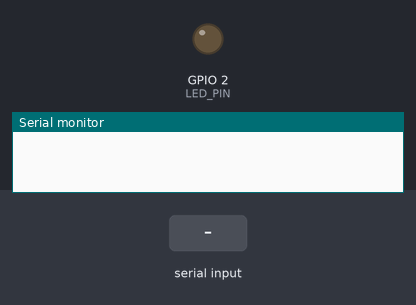
The sketch below on a simulated ESP32. On the bench: output pins drawn as LEDs (lit = HIGH), the last lines printed to the serial monitor. Dashed ring = blinking. The test bench sets the inputs (shaded band).

Above: at 0.0 s.
At 1.25 s:
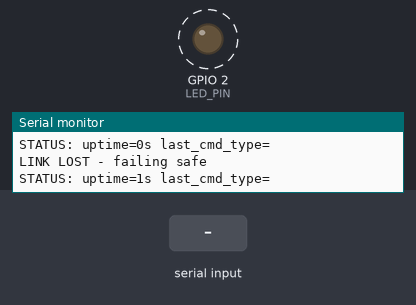
1.3 s: "THROTTLE 90\n" received over Serial
At 1.7 s:
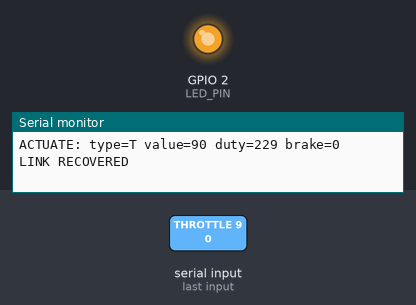
4.3 s: "PING\n" received over Serial
7.3 s: "STEER\n" received over Serial
Timing chart, 0 to 16.3 s (numbered marks = the images above; inputs shaded):
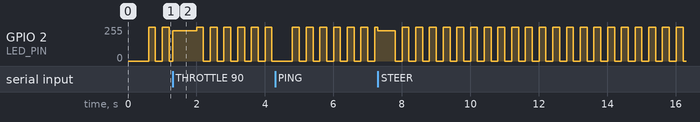

Measured:
- by itself, GPIO 2 (LED_PIN): repeats every 0.40 s: 0/255 0.20 s, 255/255 0.20 s

The sketch:

main.ino
```cpp
#include "Uart.h"
#include "command_prase.h"
#include "shared.h"
#include "command_rx_task.h"
#include "actuate_task.h"
#include "watchdog_task.h"
#include "status_task.h"

QueueHandle_t commandQueue;
SemaphoreHandle_t stateMutex;
Command_t last_valid_command;
unsigned long last_command_time = 0;
bool brake_active = false;
int current_throttle = 0;


void setup() {
    UART_Init(115200);
    commandQueue = xQueueCreate(10, sizeof(Command_t));
    stateMutex = xSemaphoreCreateMutex();

    if (commandQueue == NULL) UART_Display("QUEUE CREATE FAILED");
    if (stateMutex == NULL) UART_Display("MUTEX CREATE FAILED");

    ledcAttach(2, 5000, 8);

    xTaskCreate(COMMAND_RX_Task, "COMMAND_RX", 2048, NULL, 4, NULL);
    xTaskCreate(ACTUATE_Task, "ACTUATE", 2048, NULL, 3, NULL);
    xTaskCreate(WATCHDOG_Task, "WATCHDOG", 2048, NULL, 2, NULL);
    xTaskCreate(STATUS_Task,   "STATUS",   2048, NULL, 1, NULL);
}

void loop() {
}
```

Uart.cpp
```cpp
#include "Uart.h"
#include <Arduino.h>

void UART_Init(unsigned long baud) {
    Serial.begin(baud); // set the speed of read and write
}

size_t UART_GetLine(char *buffer, size_t maxLen) {
    size_t idx = 0;
    for (;;) {
        if (Serial.available()) {
            char c = Serial.read();

            if (c == '\r') {
                continue;
            }
            if (c == '\n') {
                buffer[idx] = '\0';
                return idx;
            }
            if (idx >= maxLen - 1) {
                idx = 0;
                continue;
            }
            buffer[idx] = c;
            idx++;

        } else {
            vTaskDelay(pdMS_TO_TICKS(1));
        }
    }
}

void UART_Display(const char *message) { // print the required messages
    Serial.println(message);
}
```

Uart.h
```cpp
#pragma once // prevent multiple calling
#include <stddef.h>

void UART_Init(unsigned long speed);  // the speed of read and write

size_t UART_GetLine(char *buffer, size_t maxLen); // line length i should read , maxlen so not overflow takes place

void UART_Display(const char *message);     // the massage i print no the screen as a return 
```

actuate_task.cpp
```cpp
#include "actuate_task.h"
#include "Uart.h"
#include "command_prase.h"
#include "shared.h"
#include <freertos/FreeRTOS.h>
#include <freertos/task.h>
#include <freertos/queue.h>
#include <freertos/semphr.h>
#include <Arduino.h>

#define LED_PIN 2

void ACTUATE_Task(void *pv) {
    Command_t cmd;
    char msg[64];

    while(1){
        if(xQueueReceive(commandQueue, &cmd, portMAX_DELAY) == pdTRUE){

            if(xSemaphoreTake(stateMutex, portMAX_DELAY) == pdTRUE){

                last_valid_command = cmd;

                if(cmd.type == 'T'){
                    current_throttle = cmd.value;
                }
                else if(cmd.type == 'B'){
                    if(cmd.value > 0)
                        brake_active = true;
                    else
                        brake_active = false;
                }
                // STEER doesn't change throttle or brake

                int duty;
                if(brake_active)
                    duty = 0;
                else
                    duty = (current_throttle * 255) / 100;

                ledcWrite(LED_PIN, duty);

                xSemaphoreGive(stateMutex);

                snprintf(msg, sizeof(msg), "ACTUATE: type=%c value=%d duty=%d brake=%d", cmd.type, cmd.value, duty, brake_active);
                UART_Display(msg);
            }
        }
    }
}
```

actuate_task.h
```cpp
#pragma once
void ACTUATE_Task(void *pv);
```

command_prase.cpp
```cpp
#include "command_prase.h"
#include <string.h>
#include <stdio.h>
#include <stdlib.h>
#include "freertos/FreeRTOS.h"
#include "freertos/task.h"


bool Command_Parse(const char *line, Command_t *out) {


    if (strncmp(line, "PING", 4) == 0) {
        out->type = 'P';
        out->value = 0;
        out->reciving_time = xTaskGetTickCount() * portTICK_PERIOD_MS;
        return true;
    }
    else if (strncmp(line, "THROTTLE", 8) == 0) {
        int val;
        sscanf(line, "THROTTLE %d", &val);
            if(val >= 0 && val <= 100 ) {
                out->type = 'T';
                out->value = val;
                out->reciving_time = xTaskGetTickCount() * portTICK_PERIOD_MS;
                return true;
            }
        return false;
    }
    else if (strncmp(line, "STEER", 5) == 0) {
        int val;
        sscanf(line, "STEER %d", &val);
            if(val >= -100 && val <= 100 ) {
                out->type = 'S';
                out->value = val;
                out->reciving_time = xTaskGetTickCount() * portTICK_PERIOD_MS;
                return true;
            }
        return false;
    }
    else if (strncmp(line, "BRAKE", 5) == 0) {
        int val;
        sscanf(line, "BRAKE %d", &val);
            if(val >= 0 && val <= 100 ) {
                out->type = 'B';
                out->value = val;
                out->reciving_time = xTaskGetTickCount() * portTICK_PERIOD_MS;
                return true;
            }
        return false;
    }

    return false;
}
```

command_prase.h
```cpp
#pragma once
#include <stdint.h>
#include <stdbool.h>

typedef struct {
    char type;          // ping / brake / thresold / steer
    signed int value;       // values each type can hold
    unsigned long int reciving_time; // time the both type and values were recived
} Command_t;

bool Command_Parse(const char *line, Command_t *out); // the handle of the input
```

command_rx_task.cpp
```cpp
#include "command_rx_task.h"
#include "Uart.h"
#include "command_prase.h"
#include "shared.h"
#include <freertos/FreeRTOS.h>
#include <freertos/task.h>
#include <freertos/queue.h>

void COMMAND_RX_Task(void *pv) {
    char lineBuf[64];
    char msg[64];
    Command_t cmd;

    while(1){
        size_t len = UART_GetLine(lineBuf, sizeof(lineBuf));

        if(len == 0){
            continue; // if nothing or empty value is entered
        }
        if(!Command_Parse(lineBuf, &cmd)) {
            UART_Display("incorrect command entered");
            continue;
        }
        last_command_time = cmd.reciving_time;

        if(cmd.type == 'P'){
            UART_Display("PONG");  // tell me that the task is alive and still working
            continue;
        }
        else if(cmd.type == 'S'){
            snprintf(msg, sizeof(msg), "STEER received, value=%d, recived at time = %lu", cmd.value, cmd.reciving_time);
            xQueueSend(commandQueue, &cmd, 0);
            UART_Display(msg);
            continue;
        }
        else if(cmd.type == 'T'){
            snprintf(msg, sizeof(msg), "THROTTLE received, value=%d, recived at time = %lu", cmd.value, cmd.reciving_time);
            xQueueSend(commandQueue, &cmd, 0);
            UART_Display(msg);
            continue;
        }
        else if(cmd.type == 'B'){
            snprintf(msg, sizeof(msg), "BRAKE received, value=%d, recived at time = %lu", cmd.value, cmd.reciving_time);
            UART_Display(msg);

            BaseType_t sent = xQueueSend(commandQueue, &cmd, 0);
            if (sent != pdTRUE) {
                Command_t oldest_val;
                if (xQueueReceive(commandQueue, &oldest_val, 0) == pdTRUE) {
                    sent = xQueueSend(commandQueue, &cmd, 0);
                }
            }

            if (sent != pdTRUE) {
            UART_Display("WARNING: BRAKE COULD NOT BE QUEUED");
            }
            continue;
        }
    }
}
```

command_rx_task.h
```cpp
#pragma once
void COMMAND_RX_Task(void *pv); // function used in the project 
```

shared.h
```cpp
#pragma once
#include <freertos/FreeRTOS.h>
#include <freertos/queue.h>
#include <freertos/semphr.h>
#include "command_prase.h"

extern QueueHandle_t commandQueue;
extern SemaphoreHandle_t stateMutex;

extern Command_t last_valid_command;
extern unsigned long last_command_time;

extern bool brake_active;
extern int current_throttle;
```

status_task.cpp
```cpp
#include "status_task.h"
#include "Uart.h"
#include "shared.h"
#include <freertos/FreeRTOS.h>
#include <freertos/task.h>
#include <Arduino.h>

void STATUS_Task(void *pv) {
    char msg[96];

    while(1){
        unsigned long uptime = millis() / 1000; // seconds since boot

        if(xSemaphoreTake(stateMutex, portMAX_DELAY) == pdTRUE){
            snprintf(msg, sizeof(msg),
                "STATUS: uptime=%lus last_cmd_type=%c last_cmd_value=%d throttle=%d brake=%d",
                uptime, last_valid_command.type, last_valid_command.value, current_throttle, brake_active);
            xSemaphoreGive(stateMutex);
        }

        UART_Display(msg);
        vTaskDelay(pdMS_TO_TICKS(1000)); // exactly once per second
    }
}
```

status_task.h
```cpp
#pragma once
void STATUS_Task(void *pv);
```

watchdog_task.cpp
```cpp
#include "watchdog_task.h"
#include "Uart.h"
#include "shared.h"
#include <freertos/FreeRTOS.h>
#include <freertos/task.h>
#include <Arduino.h>

#define LED_PIN 2
#define TIMEOUT_MS 500

void WATCHDOG_Task(void *pv) {
    bool link_lost = false;
    bool blink_state = false;

    while(1){
        unsigned long now = millis();
        unsigned long elapsed = now - last_command_time;

        if (elapsed > TIMEOUT_MS) {
            if (!link_lost) {
                UART_Display("LINK LOST - failing safe");
                link_lost = true;
            }

            if(xSemaphoreTake(stateMutex, portMAX_DELAY) == pdTRUE){
                blink_state = !blink_state;
                ledcWrite(LED_PIN, blink_state ? 255 : 0);
                xSemaphoreGive(stateMutex);
            }

        } else {
            if (link_lost) {
                UART_Display("LINK RECOVERED");
                link_lost = false;
            }
        }

        vTaskDelay(pdMS_TO_TICKS(200));
    }
}
```

watchdog_task.h
```cpp
#pragma once
void WATCHDOG_Task(void *pv);
```
